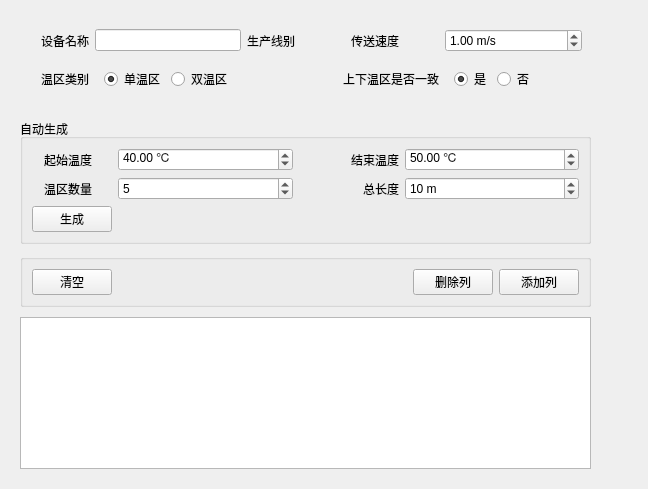
<?xml version="1.0" encoding="UTF-8"?>
<ui version="4.0">
 <class>FormDeviceContent</class>
 <widget class="QWidget" name="FormDeviceContent">
  <property name="geometry">
   <rect>
    <x>0</x>
    <y>0</y>
    <width>648</width>
    <height>477</height>
   </rect>
  </property>
  <property name="windowTitle">
   <string>Form</string>
  </property>
  <layout class="QGridLayout" name="gridLayout">
   <property name="leftMargin">
    <number>20</number>
   </property>
   <property name="topMargin">
    <number>20</number>
   </property>
   <property name="rightMargin">
    <number>20</number>
   </property>
   <property name="bottomMargin">
    <number>20</number>
   </property>
   <property name="spacing">
    <number>10</number>
   </property>
   <item row="0" column="1">
    <spacer name="horizontalSpacer_3">
     <property name="orientation">
      <enum>Qt::Horizontal</enum>
     </property>
     <property name="sizeHint" stdset="0">
      <size>
       <width>40</width>
       <height>20</height>
      </size>
     </property>
    </spacer>
   </item>
   <item row="5" column="0">
    <spacer name="verticalSpacer">
     <property name="orientation">
      <enum>Qt::Vertical</enum>
     </property>
     <property name="sizeHint" stdset="0">
      <size>
       <width>20</width>
       <height>40</height>
      </size>
     </property>
    </spacer>
   </item>
   <item row="4" column="0">
    <widget class="FormDeviceTable" name="tableWidget_device">
     <property name="minimumSize">
      <size>
       <width>0</width>
       <height>152</height>
      </size>
     </property>
     <property name="maximumSize">
      <size>
       <width>16777215</width>
       <height>152</height>
      </size>
     </property>
     <attribute name="horizontalHeaderVisible">
      <bool>false</bool>
     </attribute>
     <attribute name="verticalHeaderVisible">
      <bool>false</bool>
     </attribute>
     <attribute name="verticalHeaderStretchLastSection">
      <bool>false</bool>
     </attribute>
    </widget>
   </item>
   <item row="2" column="0">
    <widget class="QGroupBox" name="groupBox">
     <property name="title">
      <string>自动生成</string>
     </property>
     <layout class="QGridLayout" name="gridLayout_5">
      <item row="0" column="3">
       <widget class="QDoubleSpinBox" name="doubleSpinBox_endTemp">
        <property name="prefix">
         <string/>
        </property>
        <property name="suffix">
         <string> ℃</string>
        </property>
        <property name="maximum">
         <double>1000.000000000000000</double>
        </property>
        <property name="singleStep">
         <double>10.000000000000000</double>
        </property>
        <property name="value">
         <double>50.000000000000000</double>
        </property>
       </widget>
      </item>
      <item row="0" column="1">
       <widget class="QDoubleSpinBox" name="doubleSpinBox_startTemp">
        <property name="suffix">
         <string> ℃</string>
        </property>
        <property name="maximum">
         <double>1000.000000000000000</double>
        </property>
        <property name="singleStep">
         <double>10.000000000000000</double>
        </property>
        <property name="value">
         <double>40.000000000000000</double>
        </property>
       </widget>
      </item>
      <item row="0" column="2">
       <widget class="QLabel" name="label_9">
        <property name="sizePolicy">
         <sizepolicy hsizetype="Preferred" vsizetype="Preferred">
          <horstretch>0</horstretch>
          <verstretch>0</verstretch>
         </sizepolicy>
        </property>
        <property name="minimumSize">
         <size>
          <width>100</width>
          <height>0</height>
         </size>
        </property>
        <property name="maximumSize">
         <size>
          <width>100</width>
          <height>16777215</height>
         </size>
        </property>
        <property name="text">
         <string>结束温度</string>
        </property>
        <property name="alignment">
         <set>Qt::AlignRight|Qt::AlignTrailing|Qt::AlignVCenter</set>
        </property>
       </widget>
      </item>
      <item row="0" column="0">
       <widget class="QLabel" name="label_6">
        <property name="sizePolicy">
         <sizepolicy hsizetype="Preferred" vsizetype="Preferred">
          <horstretch>0</horstretch>
          <verstretch>0</verstretch>
         </sizepolicy>
        </property>
        <property name="minimumSize">
         <size>
          <width>60</width>
          <height>0</height>
         </size>
        </property>
        <property name="maximumSize">
         <size>
          <width>60</width>
          <height>16777215</height>
         </size>
        </property>
        <property name="text">
         <string>起始温度</string>
        </property>
        <property name="alignment">
         <set>Qt::AlignRight|Qt::AlignTrailing|Qt::AlignVCenter</set>
        </property>
       </widget>
      </item>
      <item row="1" column="0">
       <widget class="QLabel" name="label_4">
        <property name="sizePolicy">
         <sizepolicy hsizetype="Preferred" vsizetype="Preferred">
          <horstretch>0</horstretch>
          <verstretch>0</verstretch>
         </sizepolicy>
        </property>
        <property name="maximumSize">
         <size>
          <width>60</width>
          <height>16777215</height>
         </size>
        </property>
        <property name="text">
         <string>温区数量</string>
        </property>
        <property name="alignment">
         <set>Qt::AlignRight|Qt::AlignTrailing|Qt::AlignVCenter</set>
        </property>
       </widget>
      </item>
      <item row="1" column="1">
       <widget class="QSpinBox" name="spinBox_num">
        <property name="value">
         <number>5</number>
        </property>
       </widget>
      </item>
      <item row="2" column="0">
       <widget class="QPushButton" name="pushButton_generate">
        <property name="text">
         <string>生成</string>
        </property>
       </widget>
      </item>
      <item row="1" column="2">
       <widget class="QLabel" name="label_5">
        <property name="text">
         <string>总长度</string>
        </property>
        <property name="alignment">
         <set>Qt::AlignRight|Qt::AlignTrailing|Qt::AlignVCenter</set>
        </property>
       </widget>
      </item>
      <item row="1" column="3">
       <widget class="QSpinBox" name="spinBox_length">
        <property name="suffix">
         <string> m</string>
        </property>
        <property name="maximum">
         <number>100</number>
        </property>
        <property name="value">
         <number>10</number>
        </property>
       </widget>
      </item>
     </layout>
    </widget>
   </item>
   <item row="0" column="0" rowspan="2">
    <widget class="QWidget" name="widget_2" native="true">
     <layout class="QGridLayout" name="gridLayout_4">
      <item row="1" column="1" rowspan="2">
       <widget class="QLabel" name="label">
        <property name="sizePolicy">
         <sizepolicy hsizetype="Preferred" vsizetype="Preferred">
          <horstretch>0</horstretch>
          <verstretch>0</verstretch>
         </sizepolicy>
        </property>
        <property name="minimumSize">
         <size>
          <width>60</width>
          <height>0</height>
         </size>
        </property>
        <property name="maximumSize">
         <size>
          <width>60</width>
          <height>16777215</height>
         </size>
        </property>
        <property name="text">
         <string>设备名称</string>
        </property>
        <property name="alignment">
         <set>Qt::AlignRight|Qt::AlignTrailing|Qt::AlignVCenter</set>
        </property>
       </widget>
      </item>
      <item row="1" column="3" rowspan="2">
       <widget class="QLineEdit" name="lineEdit_name">
        <property name="minimumSize">
         <size>
          <width>100</width>
          <height>0</height>
         </size>
        </property>
        <property name="maximumSize">
         <size>
          <width>16777215</width>
          <height>16777215</height>
         </size>
        </property>
       </widget>
      </item>
      <item row="1" column="4" rowspan="2">
       <widget class="QLabel" name="label_3">
        <property name="text">
         <string>生产线别</string>
        </property>
       </widget>
      </item>
      <item row="1" column="5" rowspan="2">
       <spacer name="horizontalSpacer_5">
        <property name="orientation">
         <enum>Qt::Horizontal</enum>
        </property>
        <property name="sizeHint" stdset="0">
         <size>
          <width>40</width>
          <height>20</height>
         </size>
        </property>
       </spacer>
      </item>
      <item row="1" column="6" rowspan="2">
       <widget class="QLabel" name="label_2">
        <property name="sizePolicy">
         <sizepolicy hsizetype="Preferred" vsizetype="Preferred">
          <horstretch>0</horstretch>
          <verstretch>0</verstretch>
         </sizepolicy>
        </property>
        <property name="minimumSize">
         <size>
          <width>60</width>
          <height>0</height>
         </size>
        </property>
        <property name="maximumSize">
         <size>
          <width>60</width>
          <height>16777215</height>
         </size>
        </property>
        <property name="text">
         <string>传送速度</string>
        </property>
        <property name="alignment">
         <set>Qt::AlignRight|Qt::AlignTrailing|Qt::AlignVCenter</set>
        </property>
       </widget>
      </item>
      <item row="1" column="7" rowspan="2">
       <widget class="QDoubleSpinBox" name="doubleSpinBox_velocity">
        <property name="suffix">
         <string> m/s</string>
        </property>
        <property name="value">
         <double>1.000000000000000</double>
        </property>
       </widget>
      </item>
      <item row="3" column="1">
       <widget class="QLabel" name="label_8">
        <property name="sizePolicy">
         <sizepolicy hsizetype="Preferred" vsizetype="Preferred">
          <horstretch>0</horstretch>
          <verstretch>0</verstretch>
         </sizepolicy>
        </property>
        <property name="minimumSize">
         <size>
          <width>60</width>
          <height>0</height>
         </size>
        </property>
        <property name="maximumSize">
         <size>
          <width>60</width>
          <height>16777215</height>
         </size>
        </property>
        <property name="text">
         <string>温区类别</string>
        </property>
        <property name="alignment">
         <set>Qt::AlignRight|Qt::AlignTrailing|Qt::AlignVCenter</set>
        </property>
       </widget>
      </item>
      <item row="3" column="6">
       <widget class="QLabel" name="label_7">
        <property name="sizePolicy">
         <sizepolicy hsizetype="Preferred" vsizetype="Preferred">
          <horstretch>0</horstretch>
          <verstretch>0</verstretch>
         </sizepolicy>
        </property>
        <property name="minimumSize">
         <size>
          <width>100</width>
          <height>0</height>
         </size>
        </property>
        <property name="maximumSize">
         <size>
          <width>100</width>
          <height>16777215</height>
         </size>
        </property>
        <property name="text">
         <string>上下温区是否一致</string>
        </property>
        <property name="alignment">
         <set>Qt::AlignRight|Qt::AlignTrailing|Qt::AlignVCenter</set>
        </property>
       </widget>
      </item>
      <item row="3" column="7">
       <widget class="QWidget" name="widget" native="true">
        <layout class="QHBoxLayout" name="horizontalLayout">
         <item>
          <widget class="QRadioButton" name="radioButton_2">
           <property name="text">
            <string>是</string>
           </property>
           <property name="checked">
            <bool>true</bool>
           </property>
          </widget>
         </item>
         <item>
          <widget class="QRadioButton" name="radioButton">
           <property name="text">
            <string>否</string>
           </property>
          </widget>
         </item>
         <item>
          <spacer name="horizontalSpacer_2">
           <property name="orientation">
            <enum>Qt::Horizontal</enum>
           </property>
           <property name="sizeHint" stdset="0">
            <size>
             <width>40</width>
             <height>20</height>
            </size>
           </property>
          </spacer>
         </item>
        </layout>
       </widget>
      </item>
      <item row="3" column="3">
       <widget class="QWidget" name="widget_2" native="true">
        <layout class="QHBoxLayout" name="horizontalLayout_2">
         <item>
          <widget class="QRadioButton" name="radioButton_3">
           <property name="text">
            <string>单温区</string>
           </property>
           <property name="checked">
            <bool>true</bool>
           </property>
          </widget>
         </item>
         <item>
          <widget class="QRadioButton" name="radioButton_4">
           <property name="text">
            <string>双温区</string>
           </property>
          </widget>
         </item>
        </layout>
       </widget>
      </item>
     </layout>
    </widget>
   </item>
   <item row="3" column="0">
    <widget class="QGroupBox" name="groupBox_2">
     <property name="enabled">
      <bool>true</bool>
     </property>
     <layout class="QGridLayout" name="gridLayout_3">
      <item row="0" column="1">
       <widget class="QPushButton" name="pushButton_clear">
        <property name="text">
         <string>清空</string>
        </property>
       </widget>
      </item>
      <item row="0" column="3">
       <widget class="QPushButton" name="pushButton_removeCol">
        <property name="text">
         <string>删除列</string>
        </property>
       </widget>
      </item>
      <item row="0" column="4">
       <widget class="QPushButton" name="pushButton_addCol">
        <property name="text">
         <string>添加列</string>
        </property>
       </widget>
      </item>
      <item row="0" column="2">
       <spacer name="horizontalSpacer">
        <property name="orientation">
         <enum>Qt::Horizontal</enum>
        </property>
        <property name="sizeHint" stdset="0">
         <size>
          <width>40</width>
          <height>20</height>
         </size>
        </property>
       </spacer>
      </item>
     </layout>
    </widget>
   </item>
  </layout>
 </widget>
 <customwidgets>
  <customwidget>
   <class>FormDeviceTable</class>
   <extends>QTableWidget</extends>
   <header location="global">formdevicetable.h</header>
  </customwidget>
 </customwidgets>
 <resources/>
 <connections/>
</ui>
